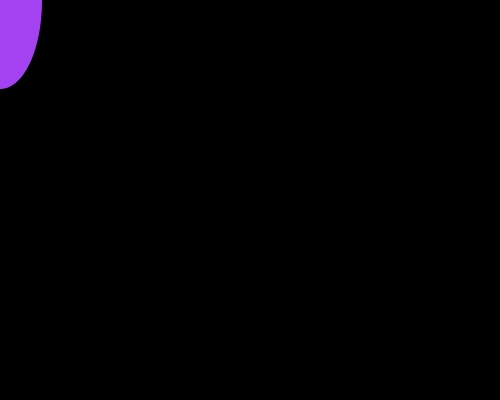
Frame 1 (no input)
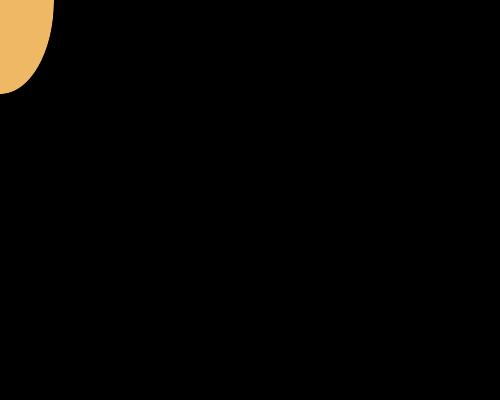
Frame 60 (the mouse pressed at the canvas centre just before this capture)
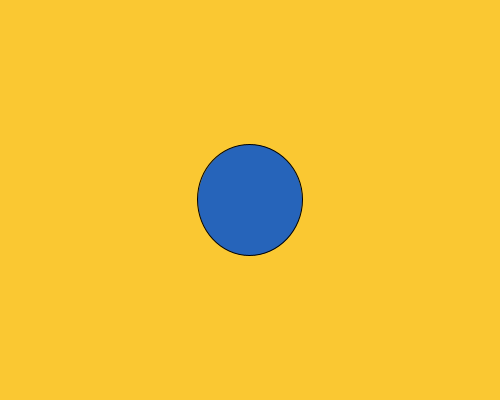
Frame 120 (the mouse held since frame 60 and released just before this capture)

The Processing sketch that drew these frames (run headless with seeded random() and noise(); from frame 60 on, the mouse is pressed at the canvas centre):

// Processing sketch: color_app
// ── color_app.pde
void setup(){
  size(500, 400);
}

void draw(){
  int mousex = mouseX;
  int mousey = mouseY;
  
  if(mousex < 250 && mousey < 200){
    background(mousex, mousey, mousex + mousey);
  }
  
  else{
    background(mousex, mousey, mousex - mousey);
  }
  
  if(mousex < 250 && mousey > 200){
    background(mousex, mousey, mousex + mousey);
  }
  
  else{
    background(mousex, mousey, mousex - mousey);
  }
  
  fill(random(0, 255), random(0, 255), random(0, 255));
  ellipse(mousex, mousey, random(50, 200) - mousex, random(50, 200) - mousey);
}
